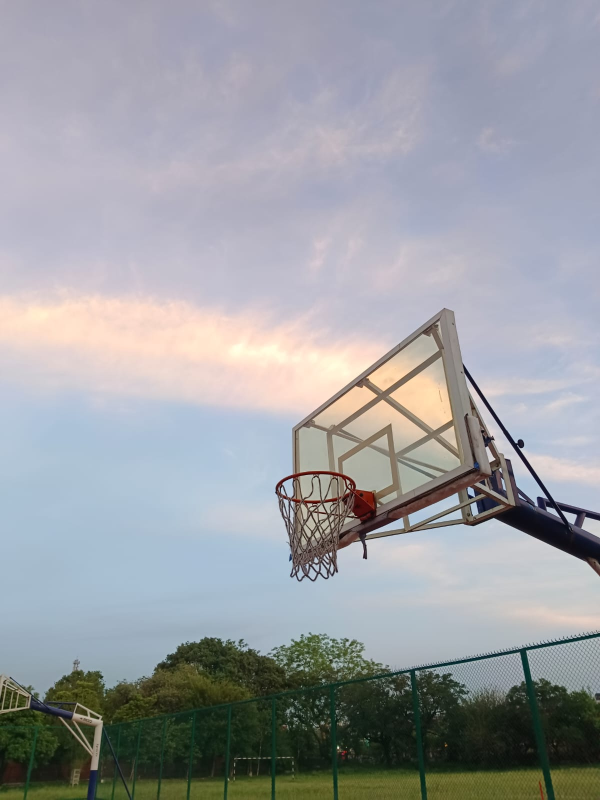
#> input picture py modules/opencv/demo.jpg, 1200 x 1599 px, found by its file name (shown at 1/2 size)
$ python prac1.py
#> lines starting #> are read from the running program, lines starting #| are printed output that depends on the picture
import cv2

img = cv2.imread('opencv\demo.jpg')
#> img is the input picture: shape (1599, 1200, 3); mean B, G, R 163.6, 158.7, 156.2

img = cv2.resize(img, (500, 600))          # to resize the image
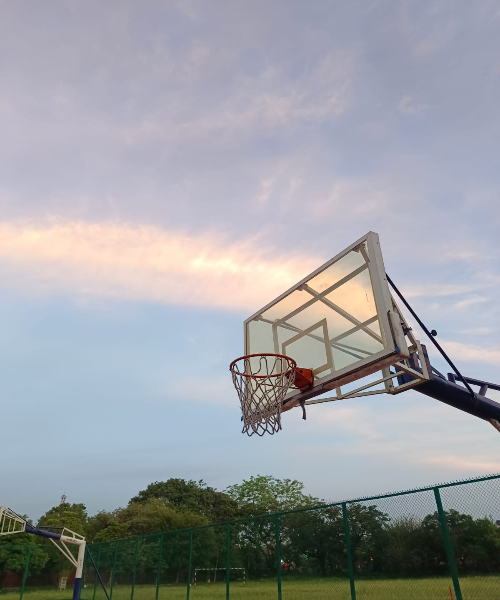
#> img: shape (600, 500, 3); mean B, G, R 163.6, 158.6, 156.2

gray = cv2.cvtColor(img, cv2.COLOR_BGR2GRAY)     # to convert the image color to grayscale or black&white
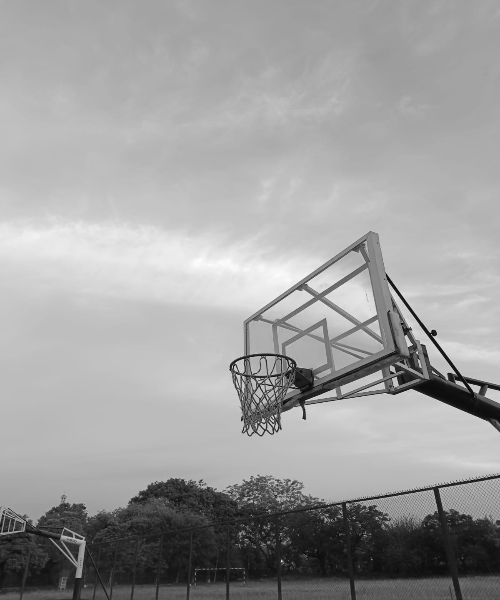
#> gray: shape (600, 500); min 4, max 252, mean 158.5

cv2.imshow('grayscale', gray)
cv2.waitKey(0)                          # imp steps to show the image
cv2.destroyAllWindows()
